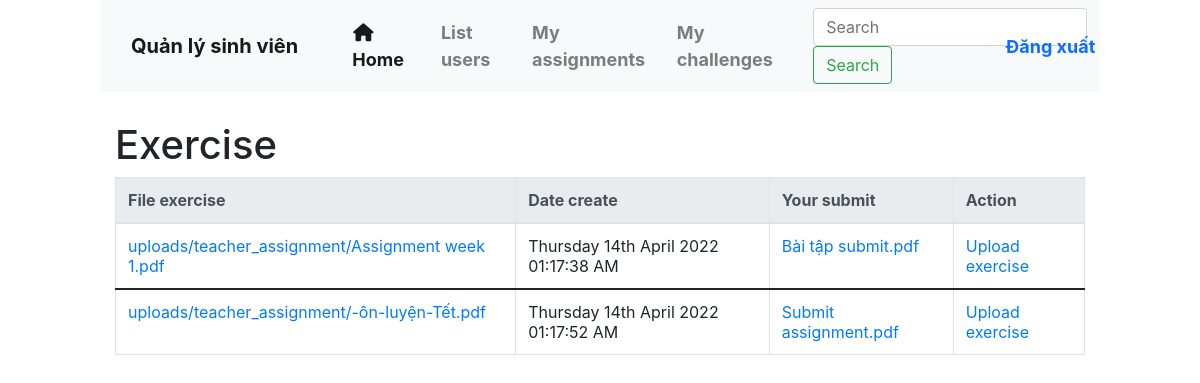
/student_exercise.php (signed in), run on the app's committed database.
### tables this page shows
CREATE TABLE `assignments` (
  `id` int(10) UNSIGNED NOT NULL,
  `teacherId` int(5) UNSIGNED DEFAULT NULL,
  `author` text DEFAULT NULL COMMENT 'Tên người ra đề',
  `title` varchar(100) NOT NULL COMMENT 'Tiêu đề bài tập',
  `files` varchar(100) NOT NULL COMMENT 'link file bài tập',
  `dueto` datetime DEFAULT NULL COMMENT 'Hạn nộp',
  `createdAt` varchar(100) NOT NULL COMMENT 'Ngày tạo'
);

CREATE TABLE `submits` (
  `id` int(10) UNSIGNED NOT NULL,
  `studentid` int(5) UNSIGNED NOT NULL COMMENT 'ID học sinh submit',
  `assignmentid` int(5) UNSIGNED NOT NULL COMMENT 'id của assignment',
  `title` varchar(256) NOT NULL COMMENT 'Tên đề bài',
  `link` text NOT NULL COMMENT 'Đường dẫn tệp',
  `updatedAt` varchar(100) NOT NULL DEFAULT current_timestamp() COMMENT 'Thời gian nộp lại'
);

### student_exercise.php (the view, shortened to what this page needs)
<?php
	if (!isset($_SESSION['username']) || !isset($_SESSION['id'])) {
		echo '<script language="javascript">alert("You need login first!"); window.location="login.php"</script>';
	} else {
        $userid = $_SESSION['id'];
    }
    include("connect.php");
    $sql_get_assignments = "SELECT * FROM assignments";
    $get_assignment_result = $connect->query($sql_get_assignments);
?>
<html>
<head>
    <link rel="stylesheet" href="https://stackpath.bootstrapcdn.com/bootstrap/4.1.1/css/bootstrap.min.css">
</head>
<body>
<?php include_once("header.php") ?>
    <div class="col-md-10 mx-auto container" style="margin-top:10%;">
        <h1>Exercise</h1>
        <table class="table table-bordered table-hover">
            <thead class="thead-light">
                <tr>
                    <th>File exercise</th>
                    <th>Date create</th>
                    <th>Your submit</th>
                    <th>Action</th>
                </tr>
            </thead>
            <?php while ($get_assignment_row = mysqli_fetch_array($get_assignment_result)): ?>
                <tbody >
                    <tr>
                        <td><a href="<?php echo 'https://svtamvt.000webhostapp.com/'.$get_assignment_row['files']; ?>" download><?php echo $get_assignment_row['files']; ?></a></td>
                        <td><?php echo $get_assignment_row['createdAt']; ?></td>
                        <?php
                        $assignmentid =  $get_assignment_row['id'];
                        $sql_get_submit = "SELECT * FROM submits WHERE studentid = $userid AND assignmentid = $assignmentid";
                        $get_submit_result = $connect->query($sql_get_submit);
                        if (mysqli_num_rows($get_submit_result)===1) {
                            $submit_row = mysqli_fetch_array($get_submit_result);
                            $submit_title = $submit_row['title'];
                            $submit_link = $submit_row['link'];
                            echo '<td><a href="http://svtamvt.000webhostapp.com/'.$submit_link.'">'.$submit_title.'</a></td>';
                        }
                        else {
                            echo "<td></td>";
                        }
                        ?>
                        <td><a href="upload_exercise.php?assignmentid=<?php echo $get_assignment_row['id'];?>">Upload exercise</a></td>
                    </tr>
                </tbody>
            <?php endwhile; ?>
        </table>
    </div>
</body>
</html>

### data on the page
assignments: files "uploads/teacher_assignment/Assignment week 1.pdf", createdAt "Thursday 14th April 2022 01:17:38 AM", submits.title "Bài tập submit.pdf"
assignments: files "uploads/teacher_assignment/-ôn-luyện-Tết.pdf", createdAt "Thursday 14th April 2022 01:17:52 AM", submits.title "Submit assignment.pdf"
